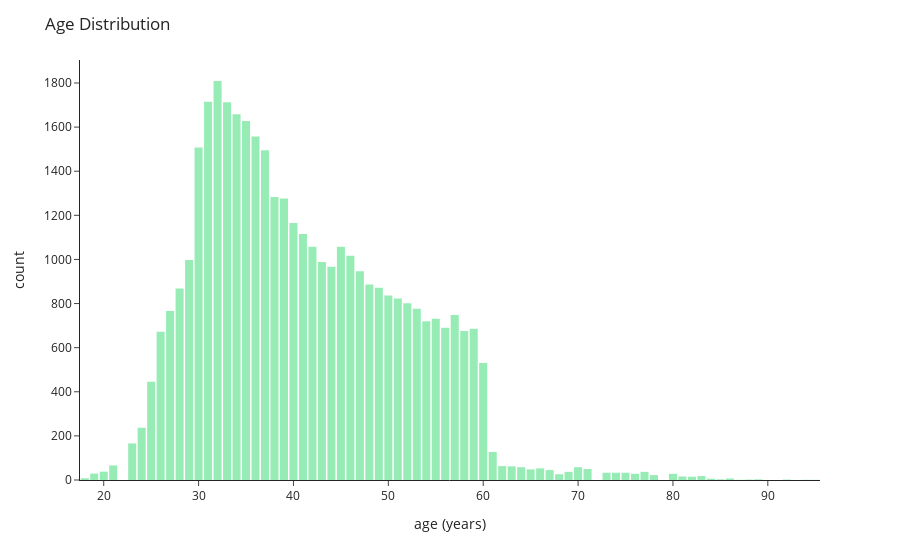

This figure's notebook cell:
### Code cell
plot = make_histogram(dataset, "age", "#53E185") 
plot.update_traces(marker_line_width=0, opacity=0.6)
plot["layout"]["xaxis"]["title"] = "age (years)"
plot.update_layout(template="simple_white", bargap=0.15, title="Age Distribution")

### Figure 1 — Plotly figure (JSON) as saved in the notebook; plotly's stock layout.template omitted (floating-point values rounded to 4 significant figures; data arrays with more than 128 entries replaced by an {"elided": "..."} marker saying what was removed)
{"data": [{"alignmentgroup": "True", "bingroup": "x", "hovertemplate": "age=%{x}<br>count=%{y}<extra></extra>", "legendgroup": "", "marker": {"color": "#53E185", "line": {"width": 0}, "pattern": {"shape": ""}}, "name": "", "offsetgroup": "", "opacity": 0.6, "orientation": "v", "showlegend": false, "type": "histogram", "x": {"elided": "38940 int values"}, "xaxis": "x", "yaxis": "y"}], "layout": {"autosize": true, "bargap": 0.15, "barmode": "relative", "legend": {"tracegroupgap": 0}, "margin": {"t": 60}, "title": {"text": "Age Distribution"}, "xaxis": {"anchor": "y", "autorange": true, "domain": [0, 1], "range": [17.5, 95.5], "title": {"text": "age (years)"}, "type": "linear"}, "yaxis": {"anchor": "x", "autorange": true, "domain": [0, 1], "range": [0, 1904.0], "title": {"text": "count"}}}}
